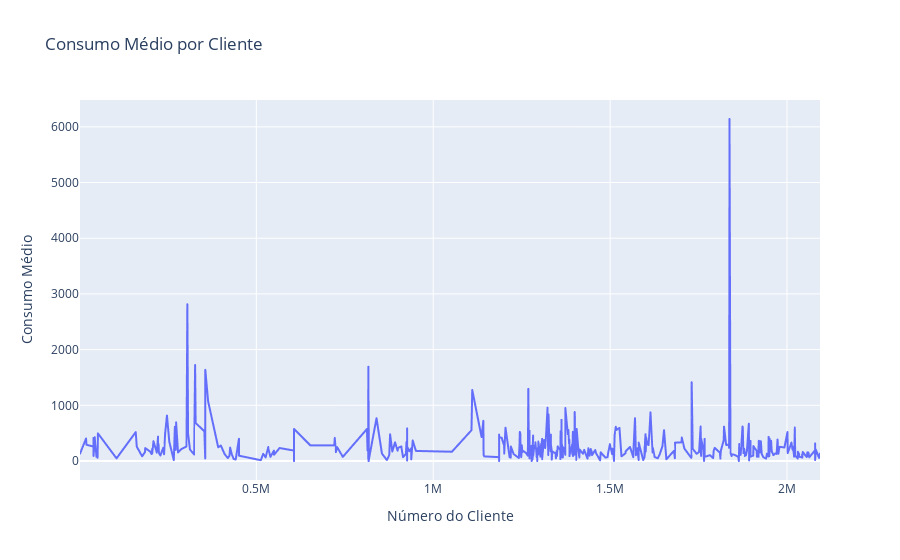

The code cell stored with this chart in its notebook:
### Code cell
import plotly.express as px

# Transformando a série em um DataFrame para facilitar a visualização
df_consumo_medio = consumo_medio.reset_index()

# Criando o gráfico interativo
fig = px.line(df_consumo_medio, x='NRO_CLIENT', y='CNS_ACT_SOMA', 
              title='Consumo Médio por Cliente', 
              labels={'NRO_CLIENT': 'Número do Cliente', 'CNS_ACT_SOMA': 'Consumo Médio'})

# Mostrando o gráfico
fig.show()

### Figure 1 — Plotly figure (JSON) as saved in the notebook; plotly's stock layout.template omitted (floating-point values rounded to 4 significant figures; data arrays with more than 128 entries replaced by an {"elided": "..."} marker saying what was removed)
{"data": [{"hovertemplate": "Número do Cliente=%{x}<br>Consumo Médio=%{y}<extra></extra>", "legendgroup": "", "line": {"color": "#636efa", "dash": "solid"}, "marker": {"symbol": "circle"}, "mode": "lines", "name": "", "showlegend": false, "type": "scattergl", "x": {"elided": "1129 int values"}, "xaxis": "x", "y": {"elided": "1129 float values"}, "yaxis": "y"}], "layout": {"legend": {"tracegroupgap": 0}, "title": {"text": "Consumo Médio por Cliente"}, "xaxis": {"anchor": "y", "domain": [0, 1], "title": {"text": "Número do Cliente"}}, "yaxis": {"anchor": "x", "domain": [0, 1], "title": {"text": "Consumo Médio"}}}}
